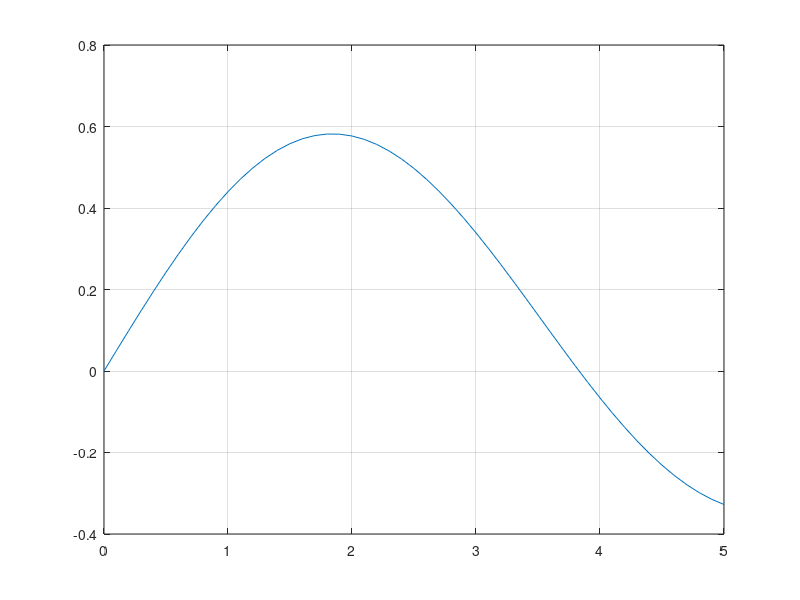

Write the MATLAB code that produced this figure. (Note: this script raises an error after producing the figure.)
% Finding the Root of the Bessel Function 
close all; clear; clc;
set(gcf, 'Position', get(0, 'Screensize'));

% colors--why not! 
english_lavender = 1/255*[189,139,156];
russian_green = 1/255*[92,148,110];
metal = 1/255*[42,45,52];
dark_slate_purple = 1/255*[65,51,122]; 
royal_blue = 1/255*[0,36,65]; 
apricot = 1/255*[250,201,84];

% plot the bessel function 
B = plot(0:.1:5,besselj(1,0:.1:5));
grid on;
yline(0); 
hold on; 
l1=0:.1:5; 
xlabel("$z$",'interpreter','latex','Fontsize',18);
ylabel("$J_1(z)$",'interpreter','latex','Fontsize',18);

% plotting data points A for interpolation
dA(1) = plot(3.6,0.09547,'r*','Color',metal);
dA(2) = plot(3.7,0.05383,'r*','Color',metal);
dA(3) = plot(3.8,0.01282,'r*','Color',metal);
dA(4) = plot(3.9,-0.02724,'r*','Color',metal);

% setting up values for cubic interpolation
x0 = 3.6;
x1 = 3.7;
x2 = 3.8;
x3 = 3.9;
y0 = 0.0957;
y1 = 0.05383;
y2 = 0.01282;
y3 = -0.02724; 
d1 = (x0 - x1) .* (x0-x2) .* (x0-x3); 
d2 = (x1-x0) .* (x1-x2) .* (x1-x3); 
d3 = (x2-x0) .* (x2-x1) .* (x2-x3); 
d4 = (x3-x0) .* (x3-x1) .* (x3-x2); 
P3 = @(x) y0.* ((x-x1).*(x-x2).*(x-x3))/d1 + y1 .* ((x-x0).*(x-x2).*(x-x3))/d2 + y2 .* ((x-x0).*(x-x1).*(x-x3))/d3 + y3 .* ((x-x0).*(x-x1).*(x-x2))/d4;
L3 = plot(l1,P3(l1),'Color',russian_green);
hold on;  
r = plot(3.8317,0,'diamond','Color',royal_blue);
yline(0,'LineWidth',1.5,'Color',english_lavender);
ylim([-0.5 0.4]); 
xlim([3.59 3.91]);

% Second Cubic Interpolation
l2 = linspace(3.7,3.9,4); 
x0 = 3.700;
x1 = 3.766;
x2 = 3.833;
x3 = 3.900;
y0 = 0.0538;
y1 = 0.0267;
y2 = -5.0923e-04;
y3 = -0.0272; 
approx = [x2]; 

% plotting data points B for interpolation
dB(1) = plot(3.700,0.0538,'.','Color',dark_slate_purple,'MarkerSize',12);
dB(2) = plot(3.766,0.0267,'.','Color',dark_slate_purple,'MarkerSize',12);
dB(3) = plot(3.833,-5.0923e-04,'.','Color',dark_slate_purple,'MarkerSize',12);
dB(4) = plot(3.9,-0.0272,'.','Color',dark_slate_purple,'MarkerSize',12); 
d1 = (x0 - x1) .* (x0-x2) .* (x0-x3); 
d2 = (x1-x0) .* (x1-x2) .* (x1-x3); 
d3 = (x2-x0) .* (x2-x1) .* (x2-x3); 
d4 = (x3-x0) .* (x3-x1) .* (x3-x2); 
P4 = @(x) y0.* ((x-x1).*(x-x2).*(x-x3))/d1 + y1 .* ((x-x0).*(x-x2).*(x-x3))/d2 + y2 .* ((x-x0).*(x-x1).*(x-x3))/d3 + y3 .* ((x-x0).*(x-x1).*(x-x2))/d4;
L4 = plot(l2,P4(l2),'Color',apricot,'LineWidth',1.5);
title("Root of the Bessel Function of the First Kind (Cubic Lagrangian Interpolation)",'Fontsize',15,'interpreter','latex'); 
legend([B,L3,dA(1),L4,dB(1),r],{'Bessel Function','Cubic Lagrangian A','Interpolation Points A','Cubic Lagrangian B','Interpolation Points B','Real Root'},'Fontsize',14,'interpreter','latex');
hold off;
real_root = fzero(P3,[0 5]);
disp("The root calculated by fzero Matlab function")
disp(real_root)
disp("The root calculated by successive cubic Lagrangian interpolations")
disp(approx)
